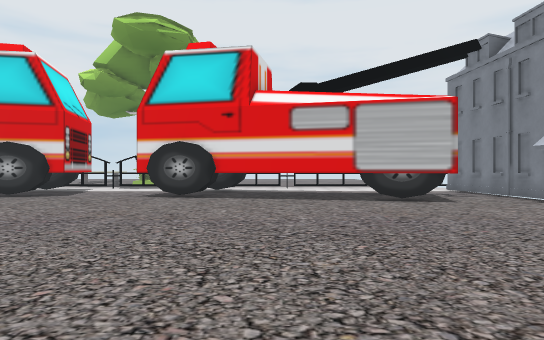
view 1 (above)

16 first-person views from a walk through a 3-D level made in the Unity game engine. The camera is 1.5 m above the floor, looks level and sees 75° across. The floor is counted in squares, 2 m on a side. Each view is taken from the middle of a square. On the plan, view 1 faces up. The plan holds only what a view shows up to about 11 squares ahead; the rest is blank. The place goes on beyond the plan. Some surface patterns are stand-ins.

view 2
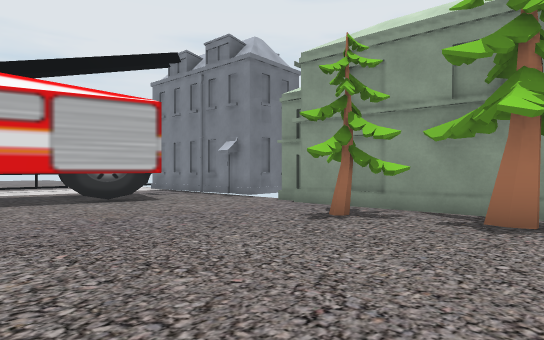

view 3
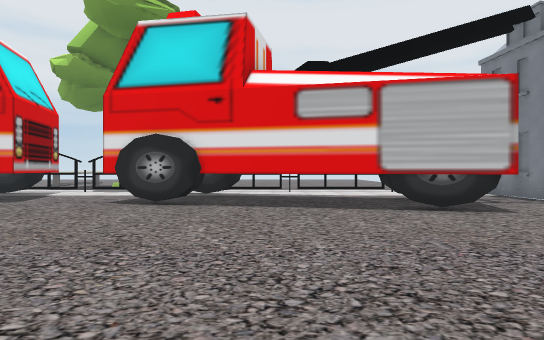

view 4
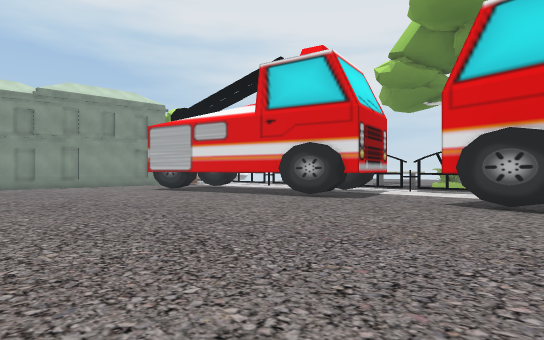

view 5
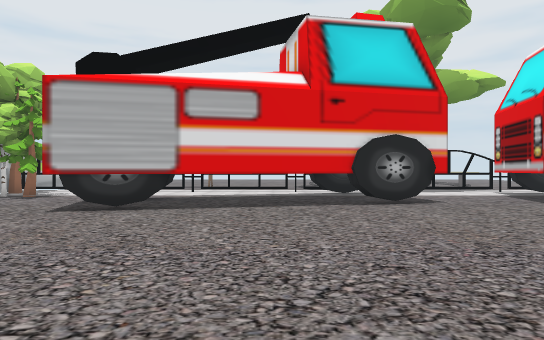

view 6
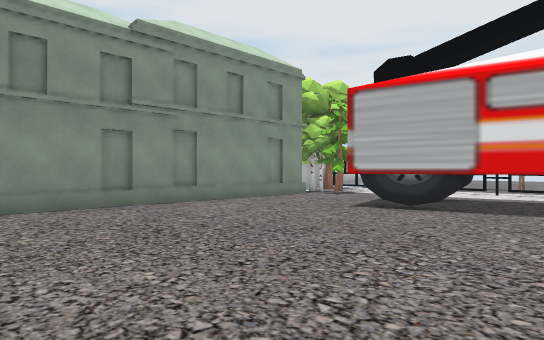

view 7
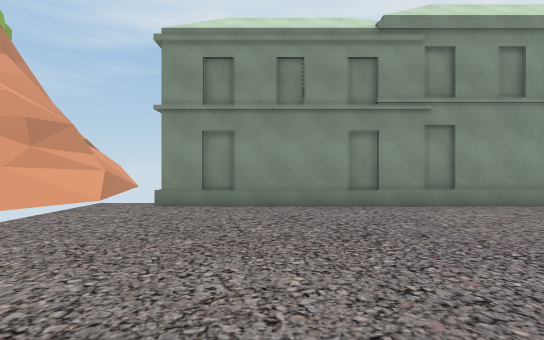

view 8
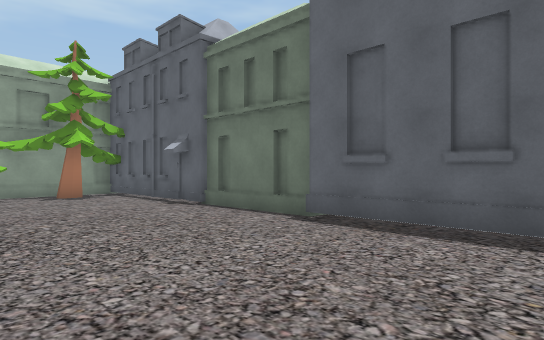

view 9
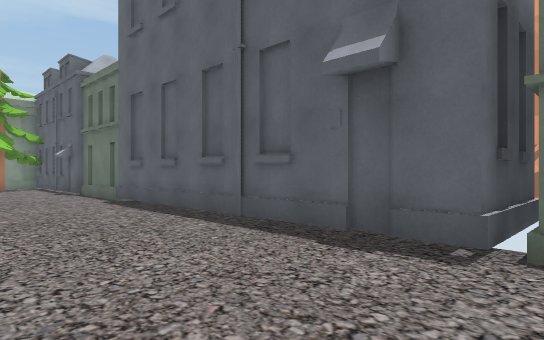

view 10
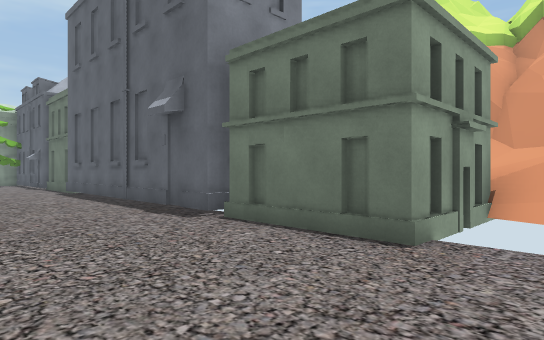

view 11
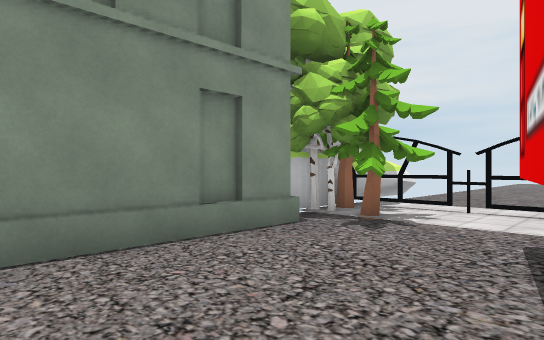

view 12
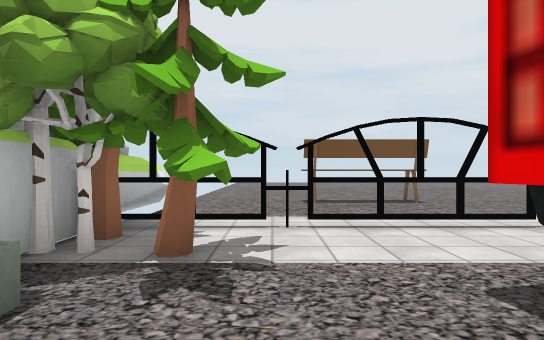

view 13
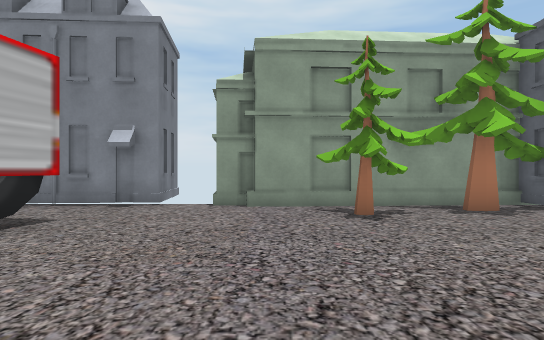

view 14
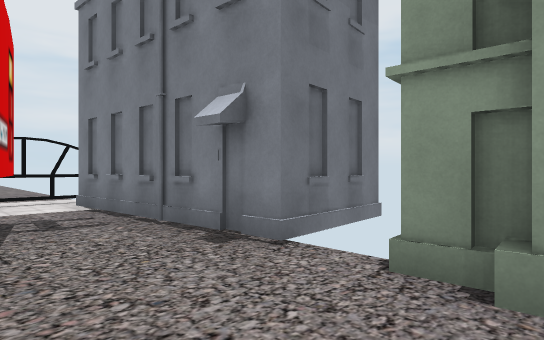

view 15
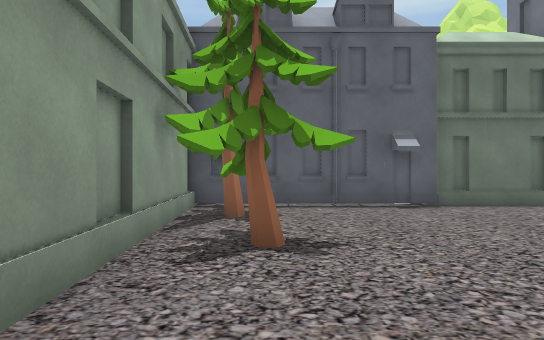

view 16
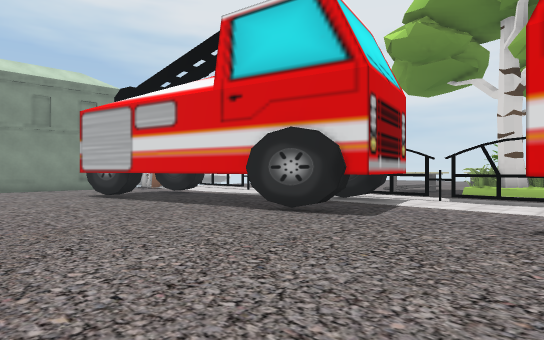

### Floor plan
Key: @ floor where view 1 was taken; # wall or solid block; . floor; / step, stairs or slope; = window, fence, low wall or low ledge; B building; T thing the floor can be seen under or through; R tree; O other object.
Columns run from 19 left of view 1 to 9 right of it. Each row starts with its distance up from view 1.
 16  #            R
 15  #......   O ..
 14 O#======   ..==.     =  ==
 13 RR..........#...  ..... ..B
 12  RR.....  ###...###  ..../B
 11  #.R.#T   ####..###   T#..B
 10  #...#   ####...#####  #..B
  9  #...##TT...........#TT#..B
  8  #........................BBB
  7  #........................B
  6  #........................#
  5  #........................B
  4  #........................
  3  #......................R.#
  2  #........................B
  1  B.......................RB
  0  ..................@......B
 -1        BBB#BBBBBBBBBBBBBBB
 -2       BB  B      B
 -3       =B  B      B

Where each view was taken, in squares from view 1:
view 1: 0 up, 0 right, facing up
view 2: 0 up, 0 right, facing up-right
view 3: 2 up, 0 right, facing up
view 4: 2 up, 1 left, facing up-left
view 5: 2 up, 10 left, facing up
view 6: 2 up, 10 left, facing up-left
view 7: 3 up, 10 left, facing left
view 8: 4 up, 5 left, facing down-right
view 9: 3 up, 10 left, facing down-right
view 10: 3 up, 14 left, facing down-right
view 11: 7 up, 14 left, facing up-left
view 12: 9 up, 16 left, facing up
view 13: 5 up, 1 left, facing right
view 14: 5 up, 4 right, facing up-right
view 15: 7 up, 5 right, facing down
view 16: 5 up, 3 left, facing up-left
